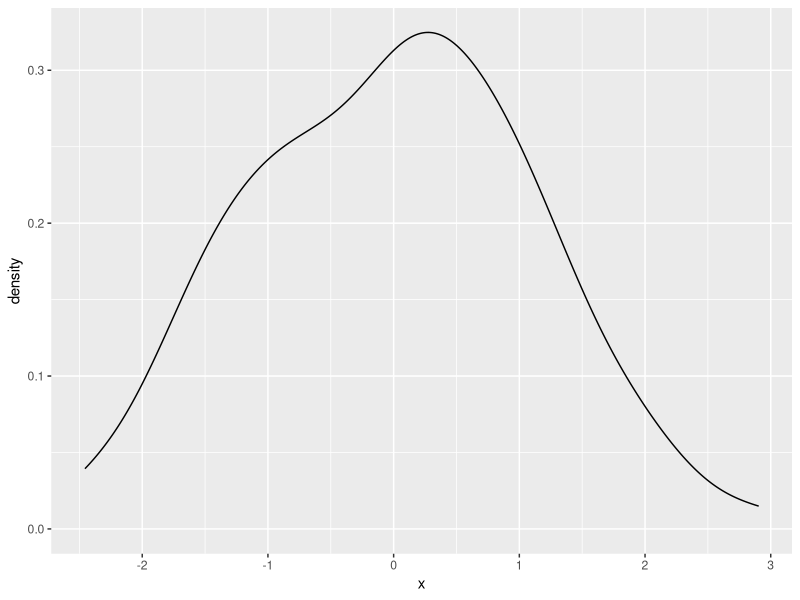
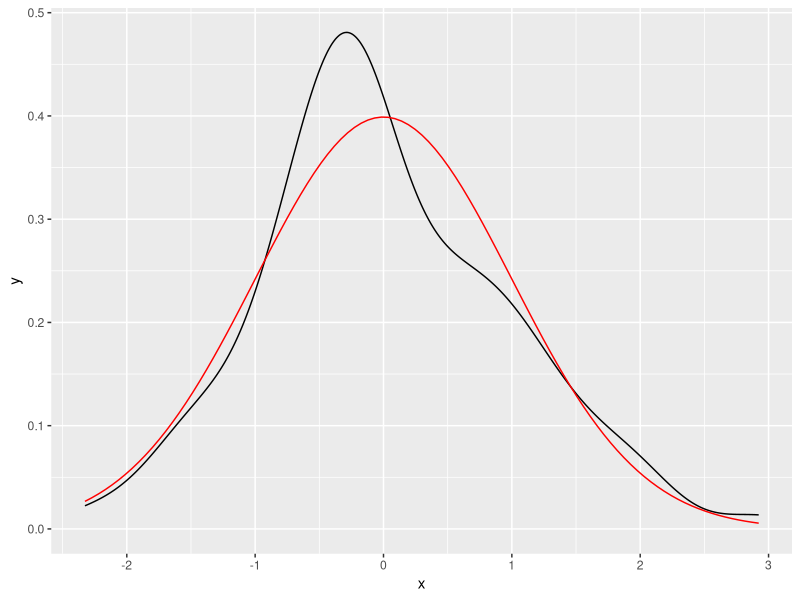
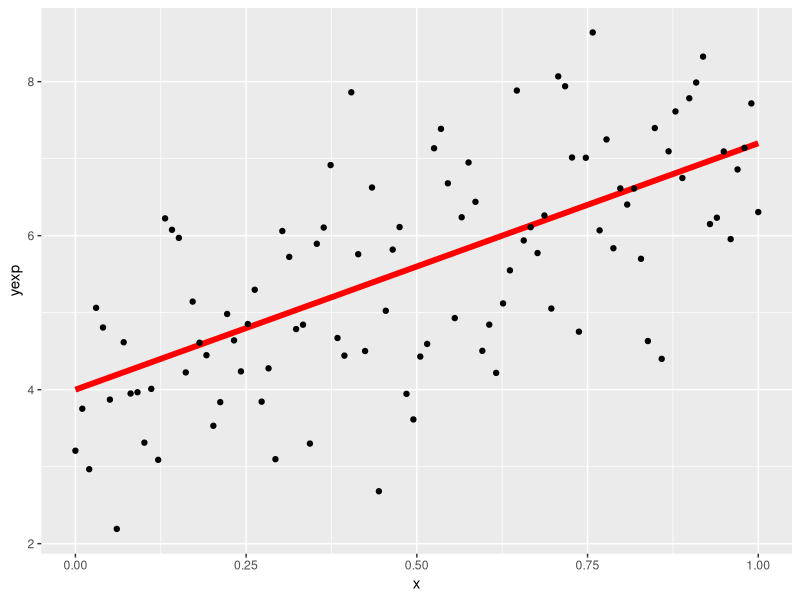
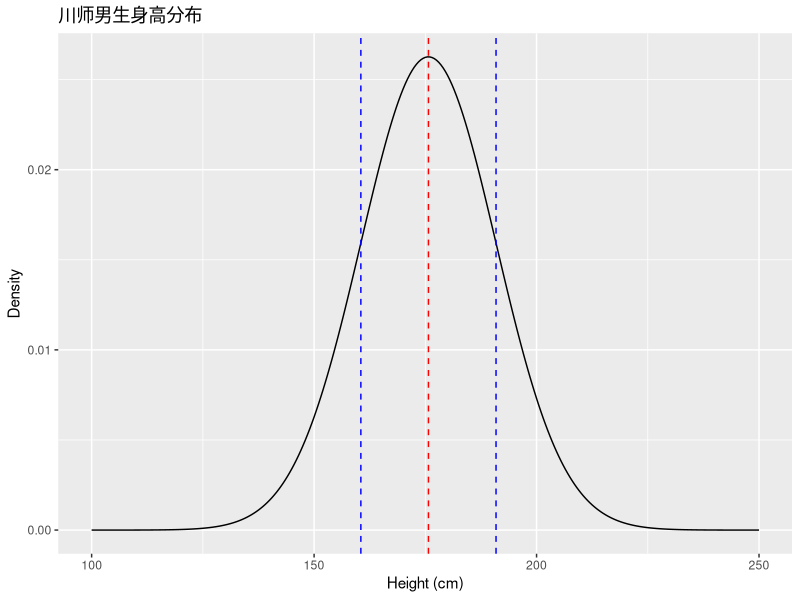
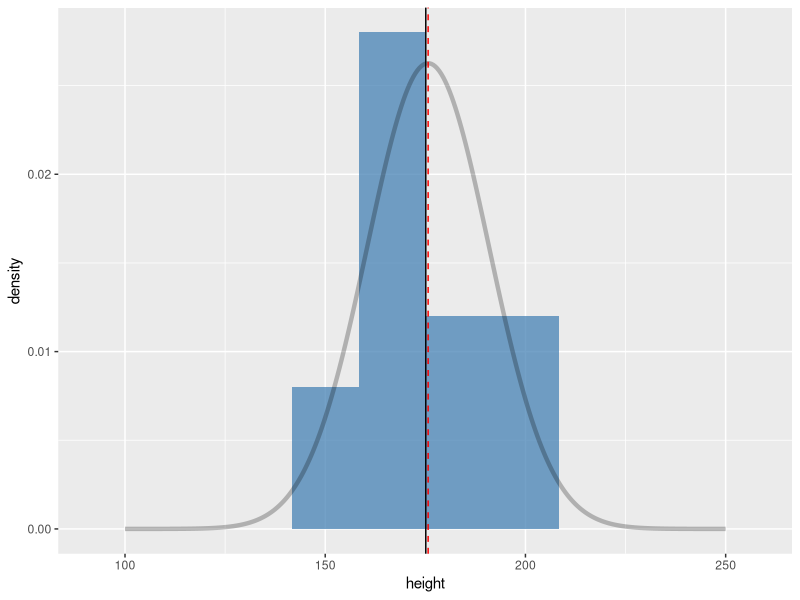
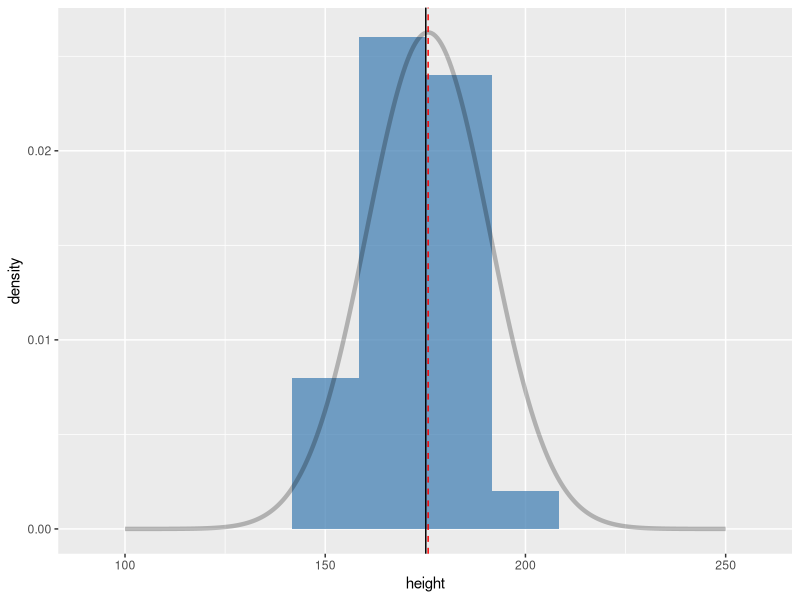
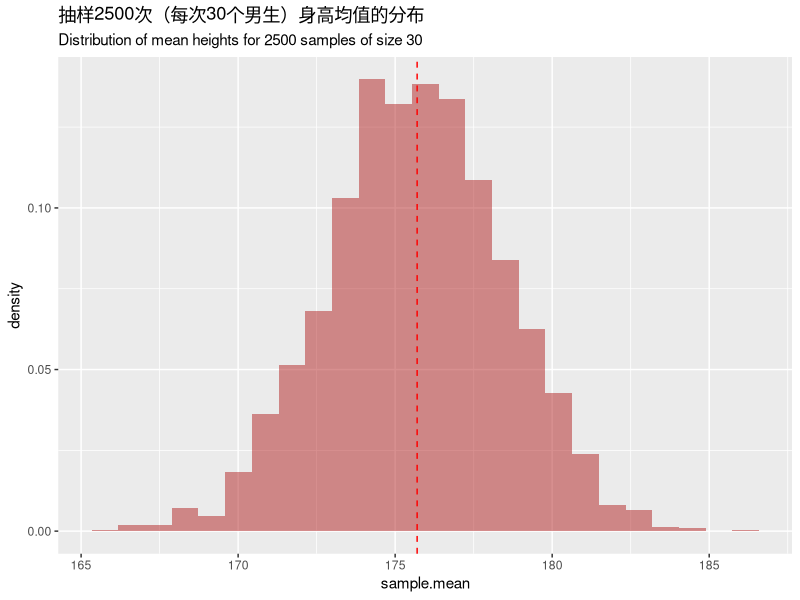
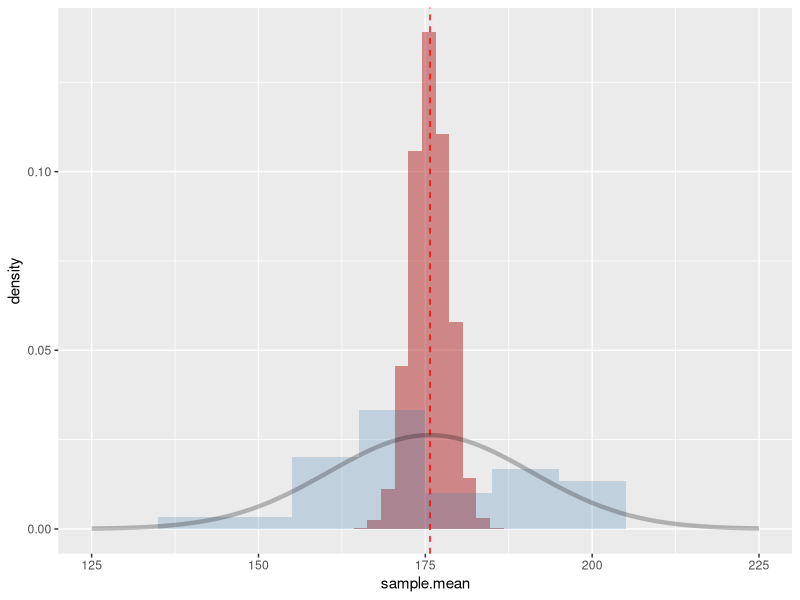

Generate these figures, in order, with R:
## ---- chunk 1
library(tidyverse)
## ---- chunk 2
rnorm(n = 5, mean = 0, sd = 1)
## ---- chunk 3
tibble(
  x = rnorm(n = 100, mean = 0, sd = 1)
) %>%
  ggplot(aes(x = x)) +
  geom_density()
## ---- chunk 4
tibble(
  x = rnorm(n = 100, mean = 0, sd = 1)
) %>%
  ggplot(aes(x = x)) +
  geom_density() +
  stat_function(
    fun = dnorm,
    args = list(mean = 0, sd = 1),
    color = "red"
  )
## ---- chunk 5
sim_normal <- tibble(
  x = seq(0, 1, length.out = 100),
  yexp = 4 + 3.2 * x,
  yobs = yexp + rnorm(100, mean = 0, sd = 1) # 误差服从高斯分布
)

sim_normal %>% head()
## ---- chunk 6
sim_normal %>%
  ggplot(aes(x = x, y = yexp)) +
  geom_line(color = "red", size = 2) +
  geom_point(aes(y = yobs))
## ---- chunk 7
true.mean <- 175.7
true.sd <- 15.19
## ---- chunk 8
pop.distn <-
  tibble(
    height = seq(100, 250, 0.5),
    density = dnorm(height, mean = true.mean, sd = true.sd)
  )

ggplot(pop.distn) +
  geom_line(aes(height, density)) +
  geom_vline(
    xintercept = true.mean,
    color = "red",
    linetype = "dashed"
  ) +
  geom_vline(
    xintercept = true.mean + true.sd,
    color = "blue",
    linetype = "dashed"
  ) +
  geom_vline(
    xintercept = true.mean - true.sd,
    color = "blue",
    linetype = "dashed"
  ) +
  labs(
    x = "Height (cm)", y = "Density",
    title = "川师男生身高分布"
  )
## ---- chunk 9
sample.a <-
  tibble(height = rnorm(n = 30, mean = true.mean, sd = true.sd))
## ---- chunk 10
sample.a %>%
  ggplot(aes(x = height)) +
  geom_histogram(aes(y = stat(density)),
    fill = "steelblue",
    alpha = 0.75,
    bins = 10
  ) +
  geom_line(
    data = pop.distn,
    aes(x = height, y = density),
    alpha = 0.25, size = 1.5
  ) +
  geom_vline(xintercept = true.mean, linetype = "dashed", color = "red") +
  geom_vline(xintercept = mean(sample.a$height), linetype = "solid")
## ---- chunk 11
sample.a %>%
  summarize(
    sample.mean = mean(height),
    sample.sd = sd(height)
  )
## ---- chunk 12
sample.b <-
  tibble(height = rnorm(30, mean = true.mean, sd = true.sd))
## ---- chunk 13
sample.b %>%
  ggplot(aes(x = height)) +
  geom_histogram(aes(y = stat(density)),
    fill = "steelblue", alpha = 0.75, bins = 10
  ) +
  geom_line(
    data = pop.distn, aes(x = height, y = density),
    alpha = 0.25, size = 1.5
  ) +
  geom_vline(xintercept = true.mean, linetype = "dashed", color = "red") +
  geom_vline(xintercept = mean(sample.a$height), linetype = "solid")
## ---- chunk 14
sample.b %>%
  summarize(
    sample.mean = mean(height),
    sample.sd = sd(height)
  )
## ---- chunk 15
rnorm.stats <- function(n, mu, sigma) {
  the.sample <- rnorm(n, mu, sigma)
  tibble(
    sample.size = n,
    sample.mean = mean(the.sample),
    sample.sd = sd(the.sample)
  )
}
## ---- chunk 16
rnorm.stats(30, true.mean, true.sd)
## ---- chunk 17
df.samples.of.30 <-
  purrr::rerun(2500, rnorm.stats(30, true.mean, true.sd)) %>%
  dplyr::bind_rows()
## ---- chunk 18
df.samples.of.30 %>% head()
## ---- chunk 19
df.samples.of.30 %>%
  ggplot(aes(x = sample.mean, y = stat(density))) +
  geom_histogram(bins = 25, fill = "firebrick", alpha = 0.5) +
  geom_vline(xintercept = true.mean, linetype = "dashed", color = "red") +
  labs(
    title = "抽样2500次（每次30个男生）身高均值的分布",
    subtitle = "Distribution of mean heights for 2500 samples of size 30"
  )
## ---- chunk 20
df.samples.of.30 %>%
  ggplot(aes(x = sample.mean, y = stat(density))) +
  geom_histogram(bins = 50, fill = "firebrick", alpha = 0.5) +
  geom_histogram(
    data = sample.a,
    aes(x = height, y = stat(density)),
    bins = 11, fill = "steelblue", alpha = 0.25
  ) +
  geom_vline(xintercept = true.mean, linetype = "dashed", color = "red") +
  geom_line(data = pop.distn, aes(x = height, y = density), alpha = 0.25, size = 1.5) +
  xlim(125, 225)
## ---- chunk 21
df.samples.of.30 %>%
  summarize(
    mean.of.means = mean(sample.mean),
    sd.of.means = sd(sample.mean)
  )
## ---- chunk 22
df.samples.of.50 <-
  rerun(2500, rnorm.stats(50, true.mean, true.sd)) %>%
  bind_rows()

df.samples.of.100 <-
  rerun(2500, rnorm.stats(100, true.mean, true.sd)) %>%
  bind_rows()

df.samples.of.250 <-
  rerun(2500, rnorm.stats(250, true.mean, true.sd)) %>%
  bind_rows()

df.samples.of.500 <-
  rerun(2500, rnorm.stats(500, true.mean, true.sd)) %>%
  bind_rows()
## ---- chunk 23
df.combined <-
  bind_rows(
    df.samples.of.30,
    df.samples.of.50,
    df.samples.of.100,
    df.samples.of.250,
    df.samples.of.500
  ) %>%
  mutate(sample.sz = as.factor(sample.size))
## ---- chunk 24
df.combined %>%
  ggplot(aes(x = sample.mean, y = stat(density), fill = sample.sz)) +
  geom_histogram(bins = 25, alpha = 0.5) +
  geom_vline(xintercept = true.mean, linetype = "dashed") +
  facet_wrap(vars(sample.sz), nrow = 1) +
  scale_fill_brewer(palette = "Set1") +
  labs(
    x = "Sample means", y = "Density",
    title = "Distribution of mean heights for samples of varying size"
  )
## ---- chunk 25
sampling.distn.mean.table <-
  df.combined %>%
  group_by(sample.size) %>%
  summarize(
    mean.of.means = mean(sample.mean),
    sd.of.means = sd(sample.mean)
  )
sampling.distn.mean.table
## ---- chunk 26
df.se.mean.theory <- tibble(
  sample.size = seq(10,500,10)
  ) %>% 
  mutate(std.error = true.sd/sqrt(sample.size))

df.se.mean.theory
## ---- chunk 27
sampling.distn.mean.table %>%
  ggplot(aes(x = sample.size, y = sd.of.means)) +
  geom_point() +
  geom_line(aes(x = sample.size, y = std.error), 
            data = df.se.mean.theory, 
            color = "red") +
  labs(
    x = "Sample size", y = "Std Error of Mean",
    title = "平均值标准误差随样本大小变化（理论值和模拟值对比）"
  )
## ---- chunk 28
sampling.distn.sd.table <-
  df.combined %>%
  group_by(sample.size) %>%
  summarize(
    mean.of.sds = mean(sample.sd),
    sd.of.sds = sd(sample.sd)
  )

sampling.distn.sd.table
